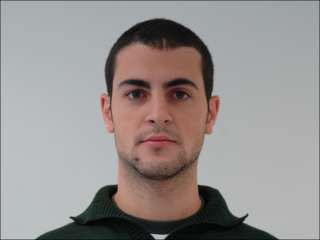
#> input picture face_good.bmp, 320 x 240 px
$ python skin_detection.py
#> lines starting #> are read from the running program, lines starting #| are printed output that depends on the picture; after the words box and inside, x2 and y2 are one past the last pixel; in counts of white or black regions, pixels touching at a corner belong together
import numpy as np
import cv2
import math
import random
from matplotlib import pyplot as plt
from scipy.signal import convolve2d

# Mohammad H. Mansoor

def luv_space_gamma(src, gamma):
    luv = cv2.cvtColor(src, cv2.COLOR_BGR2LUV)
    #// extract luminance channel
    l = luv[:,:,0]
    #// normalize
    l = l / 255.0
    #// apply power transform
    l = np.power(l, gamma)
    #// scale back
    l = l * 255
    luv[:,:,0] = l.astype(np.uint8)
    rgb = cv2.cvtColor(luv, cv2.COLOR_LUV2BGR)
    return rgb

def skin_rgb_threshold(src):
    # extract color channels and save as SIGNED ints
    # need the extra width to do subraction
    b = src[:,:,0].astype(np.int16)
    g = src[:,:,1].astype(np.int16)
    r = src[:,:,2].astype(np.int16)

    skin_mask =                                    \
          (r > 96) & (g > 40) & (b > 10)           \
        & ((src.max() - src.min()) > 15)           \
        & (np.abs(r-g) > 15) & (r > g) & (r > b)

    return src * skin_mask.reshape(skin_mask.shape[0], skin_mask.shape[1], 1)

def find_local_min( hist ):

    kern = np.array(
            [2,0,0,0,
             2,0,0,0,
             2,0,0,0,
             2,0,0,0,
             1,0,0,0,
             1,0,0,0,
             1,0,0,0,
             1,0,0,0,
             -3,-3,-3,-3
             -3,-3,-3,-3
             ,0,0,0,1
             ,0,0,0,1
             ,0,0,0,1
             ,0,0,0,1
             ,0,0,0,2
             ,0,0,0,2
             ,0,0,0,2
             ,0,0,0,2])
    #// theres a lot of 0's in there what will throw off
    #// the convolution
    hist[0] = 0
    deriv = np.convolve(hist, kern, mode='same')
    threshold = deriv.argmax()
    return threshold, deriv

im1 = cv2.imread('face_good.bmp')
#> im1 is the input picture: shape (240, 320, 3); mean B, G, R 144, 145.9, 151.6
plt.title("Before Skin Detection")
img = cv2.cvtColor(im1, cv2.COLOR_BGR2GRAY)
plt.imshow(img,cmap='gray', vmin=0, vmax=255)

img = cv2.cvtColor(im1, cv2.COLOR_BGR2RGB)
#> img: shape (240, 320, 3)
skin_detect = skin_rgb_threshold(im1)
#> in skin_rgb_threshold, `skin_mask =                                    \ (r > 96) & (g > 40) &..`:
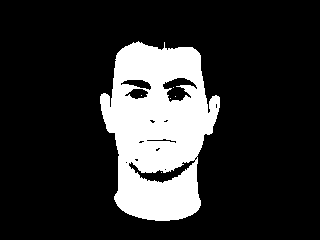
#> skin_mask: shape (240, 320) bool; 18.5% white; 6 white regions (5 under 20 px), largest, box (x1, y1, x2, y2) and area: (100, 41, 220, 221) 14183
plt.figure()
plt.title("After Skin Detection")
plt.imshow(cv2.cvtColor(skin_detect, cv2.COLOR_BGR2RGB))

im2 = cv2.imread('face_dark.bmp')
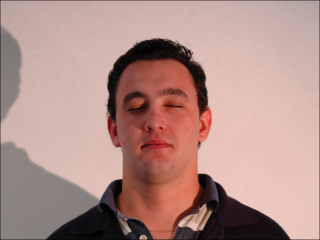
#> input picture face_dark.bmp, 320 x 240 px
#> im2 is the input picture: shape (240, 320, 3); mean B, G, R 136.4, 143.2, 177.3
plt.figure()
img2 = cv2.cvtColor(im2, cv2.COLOR_BGR2GRAY)
plt.title("Before Skin Detection")
plt.imshow(img2,cmap='gray', vmin=0, vmax=255)

gamma = luv_space_gamma(im2, 0.6)
#> in luv_space_gamma, `luv = cv2.cvtColor(src, cv2.COLOR_BGR2LUV)`: luv: shape (240, 320, 3); mean of channels 0, 1, 2 156.9, 112.6, 145.5
#> in luv_space_gamma, `luv[:,:,0] = l.astype(np.uint8)`: luv: shape (240, 320, 3); mean of channels 0, 1, 2 184.4, 112.6, 145.5
#> in luv_space_gamma, `rgb = cv2.cvtColor(luv, cv2.COLOR_LUV2BGR)`:
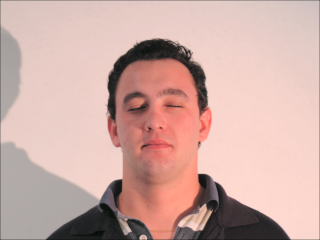
#> rgb: shape (240, 320, 3); mean B, G, R 164.5, 171.3, 205.3
plt.figure()
plt.title('rgb')
plt.imshow(cv2.cvtColor(im2,cv2.COLOR_BGR2RGB))

plt.figure()
plt.title('RGB with LUV')
plt.imshow(cv2.cvtColor(gamma, cv2.COLOR_BGR2RGB))

luv = cv2.cvtColor(im2, cv2.COLOR_BGR2LUV)
rgb = cv2.cvtColor(luv, cv2.COLOR_LUV2BGR)
skin_detect2 = skin_rgb_threshold(rgb)
#> in skin_rgb_threshold (call 2), `skin_mask =                                    \ (r > 96) & (g > 40) &..`:
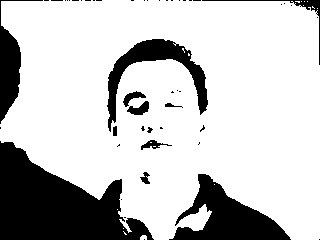
#> skin_mask: shape (240, 320) bool; 77.6% white; 49 black regions (37 under 20 px), largest, box (x1, y1, x2, y2) and area: (0, 141, 154, 240) 8561, (169, 174, 291, 240) 3629, (107, 39, 208, 132) 2358
plt.figure()
plt.title("Low Light After Skin Detect")
plt.imshow(cv2.cvtColor(skin_detect2, cv2.COLOR_BGR2RGB))

luv = cv2.cvtColor(im2, cv2.COLOR_BGR2LUV)
l = luv[:,:,0]
u = luv[:,:,1]
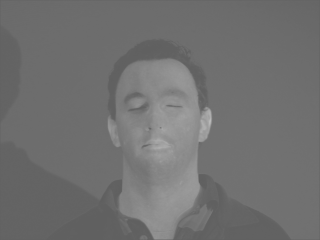
#> u: shape (240, 320); min 95, max 186, mean 112.6
v = luv[:,:,2]
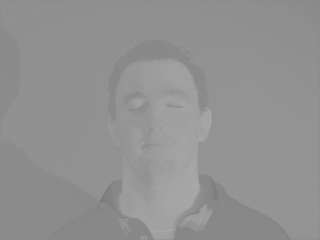
#> v: shape (240, 320); min 123, max 169, mean 145.5

histogram, bins = np.histogram(l.ravel(), 256, [0, 256])
#> histogram = 256 values, max 2821 at index 194, min 0 at index 215, mean 300; bins = 257 values from 0 to 256
thresh, derivative = find_local_min(histogram)
#> in find_local_min, `deriv = np.convolve(hist, kern, mode='same')`: deriv = 256 values, max 21677 at index 172, min -45248 at index 194, mean -258.5
#> in find_local_min, `threshold = deriv.argmax()`: threshold = 172
#> thresh = 172; derivative has the same summary as deriv in find_local_min

l = (l < thresh) * l
luv[:,:,0] = l
#> luv: shape (240, 320, 3); mean of channels 0, 1, 2 38.3, 112.6, 145.5

rgb = cv2.cvtColor(luv, cv2.COLOR_LUV2BGR)
skin_detect3 = skin_rgb_threshold(rgb)
#> in skin_rgb_threshold (call 3), `skin_mask =                                    \ (r > 96) & (g > 40) &..`: skin_mask: shape (240, 320) bool; 17.7% white; 103 white regions (94 under 20 px), largest, box (x1, y1, x2, y2) and area: (106, 59, 212, 240) 12750, (291, 65, 320, 240) 202, (1, 30, 22, 122) 111
#> in skin_rgb_threshold (call 3), `return src * skin_mask.reshape(skin_mask.shape[0], skin_mask.shape[1],..`:
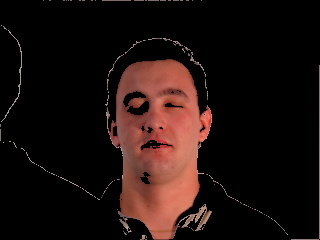
#> returned value: shape (240, 320, 3); mean of channels 0, 1, 2 14, 16.6, 29.8; drawn as B, G, R
plt.figure()
plt.title("Background Removed")
plt.imshow(cv2.cvtColor(skin_detect3, cv2.COLOR_BGR2RGB))

plt.show()
